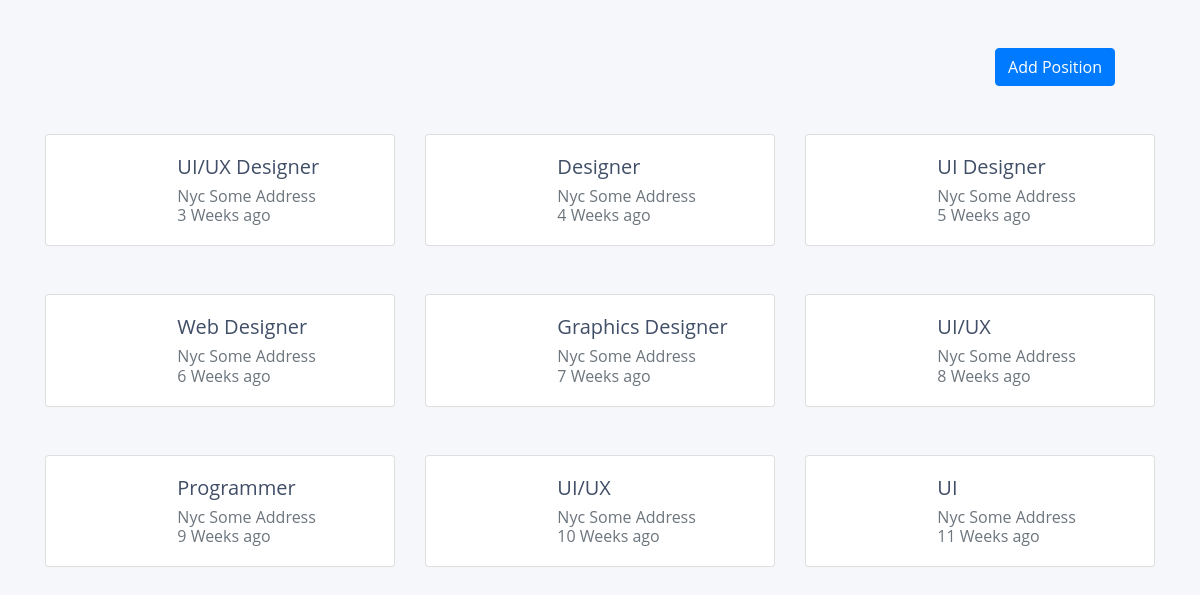
The page / on the database its author committed.
### users/models.py (models this page shows, shortened)
class Work_entry(models.Model):
    position = models.CharField(max_length=255, null=True, blank=True)
    address = models.CharField(max_length=255, null=True, blank=True)
    time = models.CharField(max_length=255, null=True, blank=True)

### users/views.py (the view)
# urls.py: 2. Add a URL to urlpatterns:  path('', views.home, name='home')
def home(request):
    context = {}
    data = Work_entry.objects.all()
    context['data'] =  data
    return render(request , 'home.html', context)

### users/templates/home.html (shortened to what this page needs)
<!DOCTYPE html>
<html lang="en">
<head>
<link href="//maxcdn.bootstrapcdn.com/bootstrap/4.1.1/css/bootstrap.min.css" rel="stylesheet" id="bootstrap-css">
<body>
<div class="container mt-5">
    <div class="row">
        <div class="col-md-10"></div>
        <div class="col-md-2">
            <a href="{% url 'addData'%}" id="app_pro_btn"  class="btn btn-primary" >Add Position</a>
        </div>
        </div>
    <div class="row">
    {% for d in data %}
    <div class="col-md-4 mt-5">
        <div class="card">
            <div class="card-body px-3 py-4-5">
                <div class="row">
                    <div class="col-md-4">
                    </div>
                    <div class="col-md-8">
                        <h5 class="font-semibold">{{d.position}}</h5>
                        <h6 class="text-muted mb-0">{{d.address}}</h6>
                        <h6 class="text-muted mb-0">{{d.time}}</h6>
                    </div>
                </div>
            </div>
        </div>
    </div>
    {% endfor %}
</div>
</div>
</body>
</html>

### users/templates/home.html (style rules this page uses)
body { color: #404E67; background: #F5F7FA; font-family: 'Open Sans', sans-serif; }

### rows shown on the page
Work_entry: position "UI/UX Designer", address "Nyc Some Address", time "3 Weeks ago"
Work_entry: position "Designer", address "Nyc Some Address", time "4 Weeks ago"
Work_entry: position "UI Designer", address "Nyc Some Address", time "5 Weeks ago"
Work_entry: position "Web Designer", address "Nyc Some Address", time "6 Weeks ago"
Work_entry: position "Graphics Designer", address "Nyc Some Address", time "7 Weeks ago"
Work_entry: position "UI/UX", address "Nyc Some Address", time "8 Weeks ago"
Work_entry: position "Programmer", address "Nyc Some Address", time "9 Weeks ago"
Work_entry: position "UI/UX", address "Nyc Some Address", time "10 Weeks ago"
Work_entry: position "UI", address "Nyc Some Address", time "11 Weeks ago"
